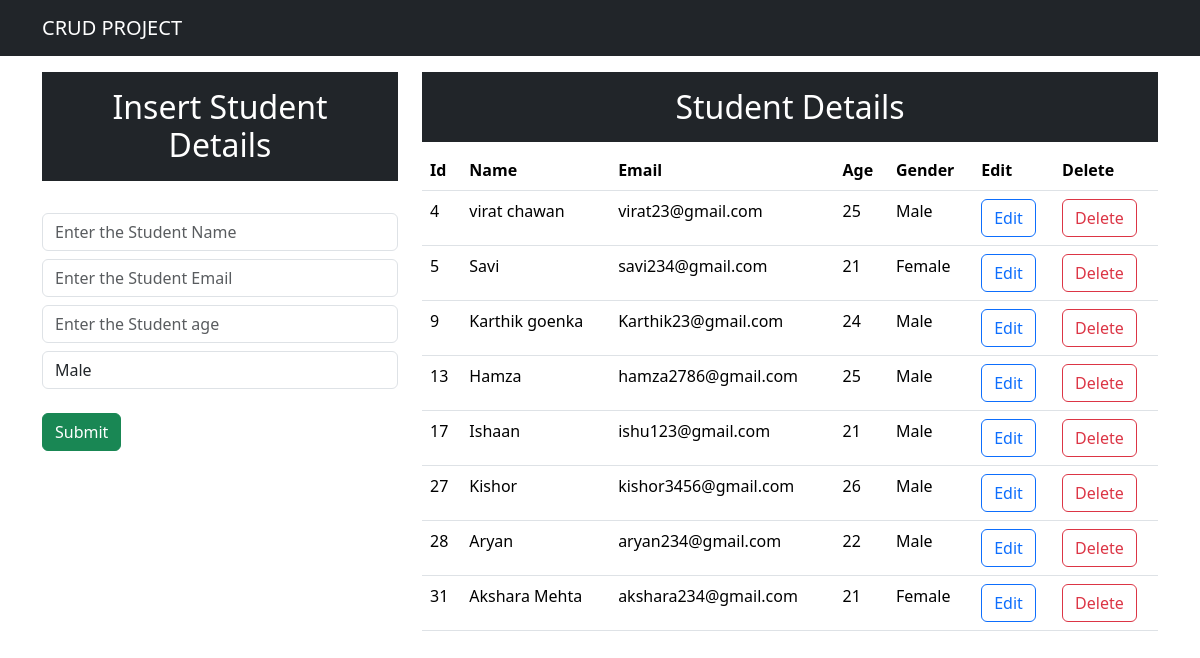
The app's page /, older data.
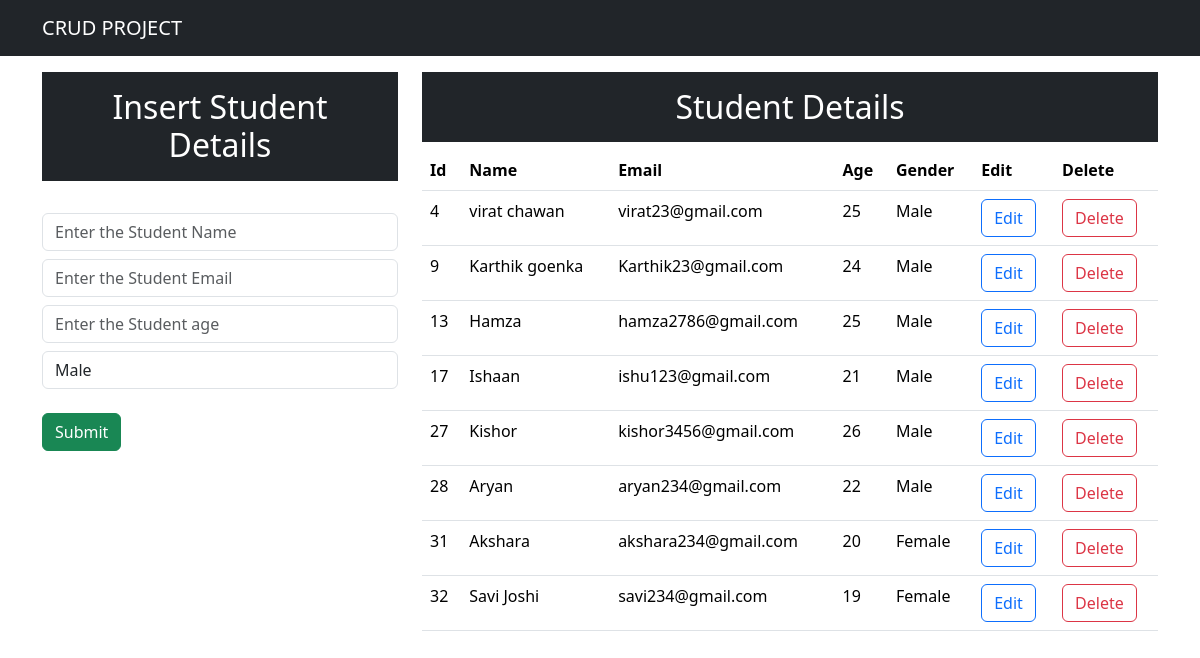
The same page, newer data.
### app/models.py (models this page shows, shortened)
class student(models.Model):
    name=models.CharField(max_length=25,blank=False)
    email=models.EmailField()
    age=models.IntegerField()
    gender=models.CharField(max_length=25,blank=False)

### app/views.py (the view)
# urls.py: path('',views.index,name="index"),
def index(request):
     data=student.objects.all()
     context={"data":data}
     return render(request,"index.html",context)

### templates/index.html (shortened to what this page needs)
<!DOCTYPE html>
<html lang="en">
<head>
    <link href="https://cdn.jsdelivr.net/npm/bootstrap@5.3.2/dist/css/bootstrap.min.css" rel="stylesheet">
</head>
<body>
    <nav class="navbar navbar-expand-lg navbar-dark bg-dark">
        <div class="container">
           <a class="navbar-brand" href="#">CRUD PROJECT</a>
        </div>
    </nav>
    <div class="container mt-3">
         <div class='row'>
               <div class="col-md-4">
                    <h2 class="text-white bg-dark text-center p-3">Insert Student Details</h2>
                    <br>
                    <form action="/insert"  method="post"> {% csrf_token %}
                       <div class="form-group">
                          <input type="text" class="form-control" placeholder="Enter the Student Name" name="name" required>
                       </div>
                        <div class="form-group">
                            <input type="email" class="form-control mt-2" placeholder="Enter the Student Email" name="email" required>
                        </div>
                        <div class="form-group">
                            <input type="age" class="form-control mt-2" placeholder="Enter the Student age" name="age" required>
                        </div>
                        <div class="form-group">
                             <select name="gender" class="form-control mt-2" id="gender">
                               <option value="Male">Male</option>
                             </select>
                        </div>
                        <br>
                          <div class="d-group gap-2">
                              <button class="btn btn-success" type="Submit">Submit</button>
                          </div>
                    </form>
               </div>
               <div class="col-md-8">
                  <h2 class="text-center text-white  bg-dark p-3">Student Details</h2>
                  <table class="table">
                    <thead>
                        <tr>
                            <th>Id</th>
                            <th>Name</th>
                            <th>Email</th>
                            <th>Age</th>
                            <th>Gender</th>
                            <th>Edit</th>
                            <th>Delete</th>
                        </tr>
                    </thead>
                    <tbody>
                      {% for d in data %}
                      <tr>
                           <td>{{d.id}}</td>
                           <td>{{d.name}}</td>
                           <td>{{d.email}}</td>
                           <td>{{d.age}}</td>
                           <td>{{d.gender}}</td>
                           <td><a button href="/update/{{d.id}}" class="btn btn-outline-primary">Edit </a></button></td>
                           <td><a button href="/delete/{{d.id}}"  class="btn btn-outline-danger">Delete </a></button></td>
                      </tr>
                      {% endfor %}
                    </tbody>
                  </table>
               </div>
         </div>
    </div>
</body>
</html>

Row changes from the older to the newer data that the page shows:
removed student: id "5", name "Savi", email "savi234@gmail.com", age "21", gender "Female"
changed student "akshara234@gmail.com": name "Akshara Mehta" → "Akshara"; age "21" → "20"
added student: id "32", name "Savi Joshi", email "savi234@gmail.com", age "19", gender "Female"
